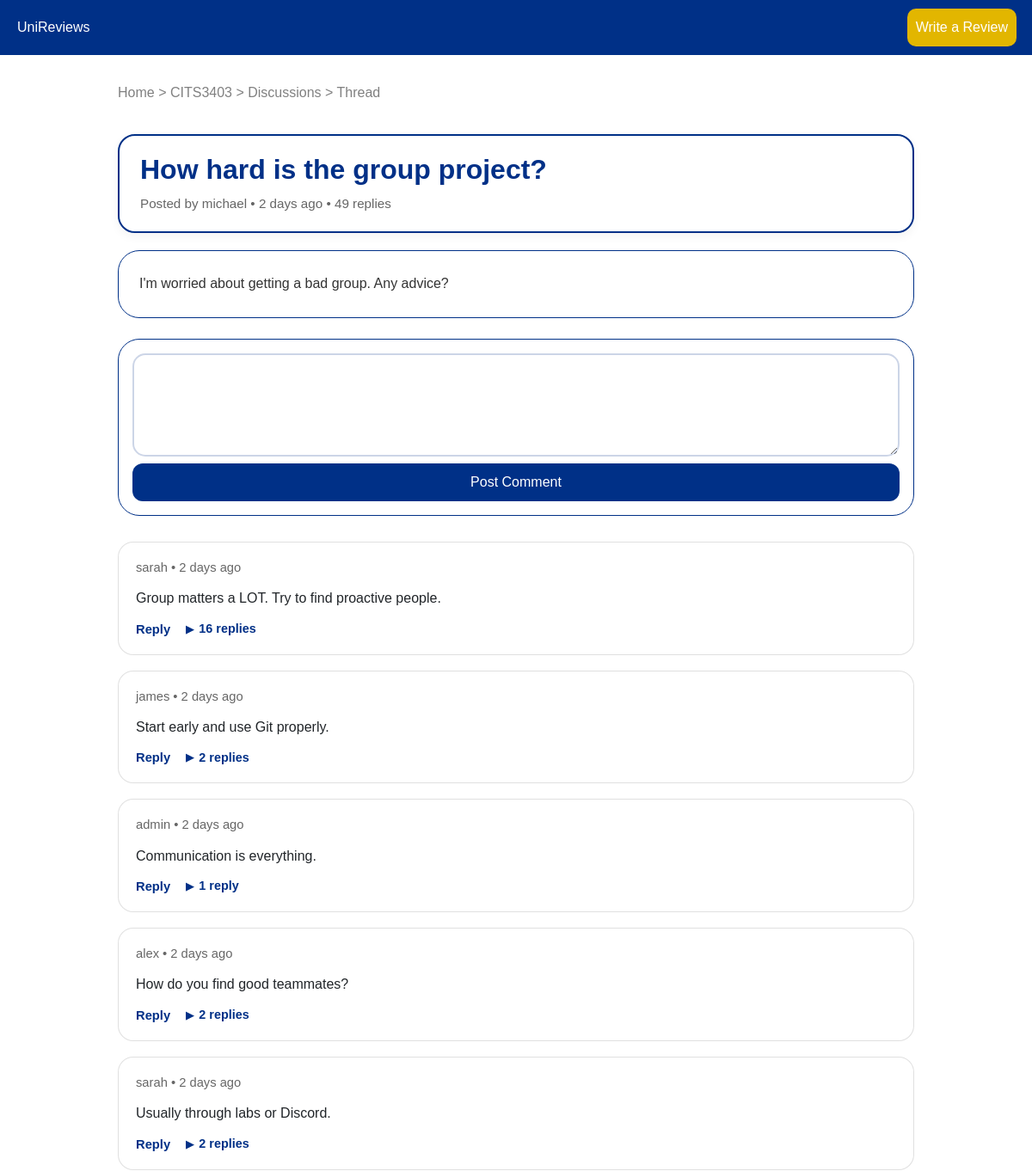
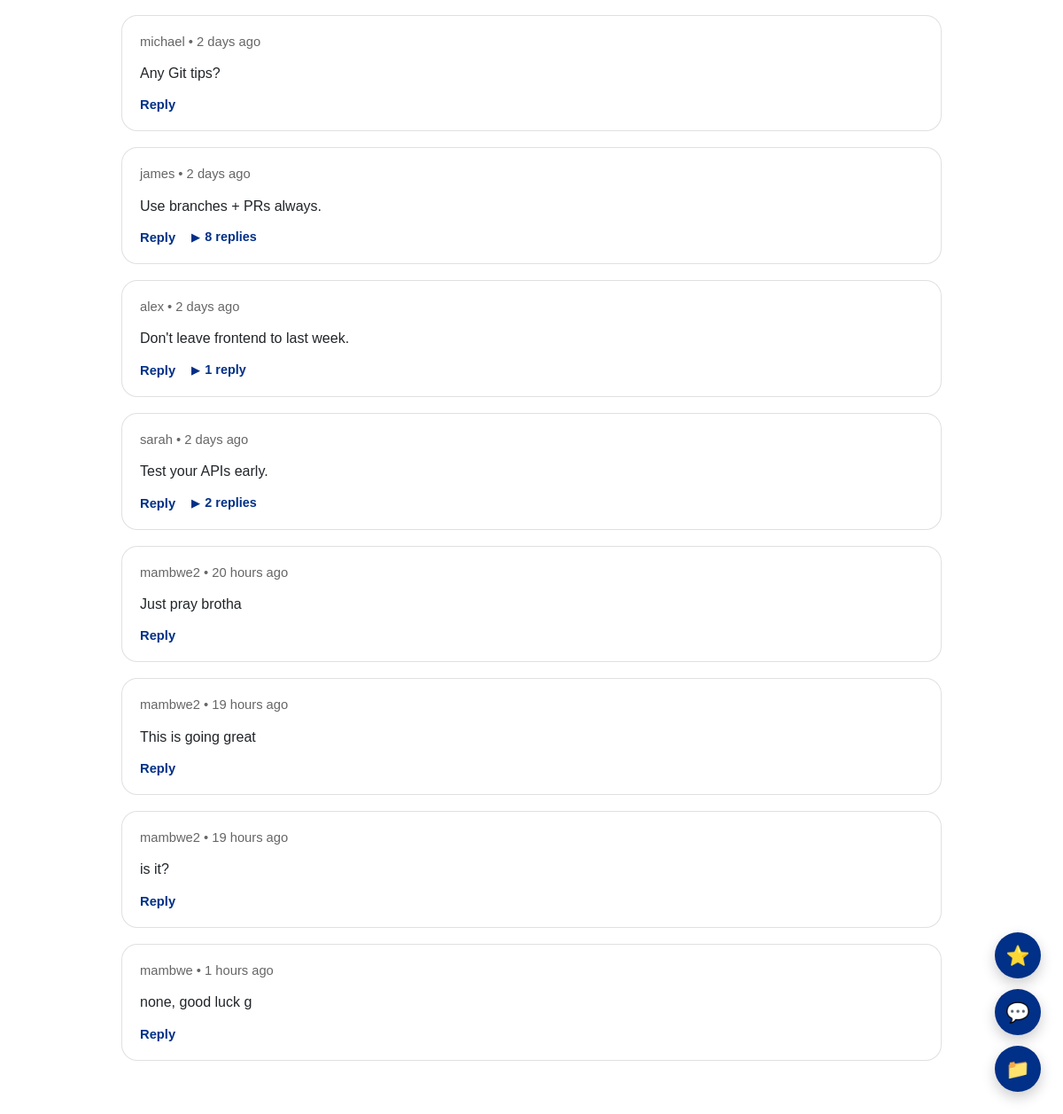
The page /discussion/1 on the database its author committed (2 pictures, top to bottom).
### app/models.py (models this page shows, shortened)
class Unit(db.Model):
    __tablename__ = "units"
    code = db.Column(
        db.String(16),
        primary_key=True
    )
    name = db.Column(
        db.String(255),
        nullable=False
    )
    level = db.Column(
        db.Integer,
        nullable=False
    )
    handbook_link = db.Column(db.String(500))
    tags = db.Column(db.JSON, default=list)
    prerequisites = db.Column(db.JSON, default=list)
    tips = db.Column(db.Text)
    reviews = db.relationship(
        "Review",
        back_populates="unit",
        cascade="all, delete-orphan"
    )
    discussions = db.relationship(
        "Discussion",
        back_populates="unit",
        cascade="all, delete-orphan"
    )
    projects = db.relationship(
        "Project",
        back_populates="unit",
        cascade="all, delete-orphan"
    )

class Discussion(db.Model):
    __tablename__ = "discussions"
    discussion_id = db.Column(
        db.Integer,
        primary_key=True
    )
    unit_code = db.Column(
        db.String(16),
        db.ForeignKey("units.code"),
        nullable=False
    )
    author_id = db.Column(
        db.Integer,
        db.ForeignKey("users.user_id"),
        nullable=False
    )
    title = db.Column(
        db.String(255),
        nullable=False
    )
    body = db.Column(
        db.Text,
        nullable=False
    )
    created_at = db.Column(
        db.DateTime,
        default=lambda: datetime.now(timezone.utc)
    )
    upvotes = db.Column(db.Integer, default=0)
    downvotes = db.Column(db.Integer, default=0)
    voters = db.Column(db.JSON, default=list)
    unit = db.relationship(
        "Unit",
        back_populates="discussions"
    )
    author = db.relationship(
        "User",
        back_populates="discussions"
    )
    comments = db.relationship(
        "Comment",
        back_populates="discussion",
        cascade="all, delete-orphan"
    )
    @property
    def reply_count(self):
        return len(self.comments)

class User(db.Model):
    __tablename__ = "users"
    user_id = db.Column(db.Integer, primary_key=True)
    username = db.Column(
        db.String(20),
        unique=True,
        nullable=False
    )
    email = db.Column(
        db.String(120),
        unique=True,
        nullable=False
    )
    password_hash = db.Column(
        db.String(256),
        nullable=False
    )
    role = db.Column(
        db.Enum(UserRole),
        default=UserRole.STUDENT,
        nullable=False
    )
    recently_viewed_units = db.Column(db.JSON, default=list)
    recently_viewed_discussions = db.Column(db.JSON, default=list)
    recently_viewed_projects = db.Column(db.JSON, default=list)
    study_plan = db.Column(db.JSON, default=list)
    bookmarks = db.Column(db.JSON, default=list)
    reviews = db.relationship(
        "Review",
        back_populates="author",
        cascade="all, delete-orphan"
    )
    discussions = db.relationship(
        "Discussion",
        back_populates="author",
        cascade="all, delete-orphan"
    )
    comments = db.relationship(
        "Comment",
        back_populates="author",
        cascade="all, delete-orphan"
    )
    projects = db.relationship(
        "Project",
        back_populates="author",
        cascade="all, delete-orphan"
    )

class Comment(db.Model):
    __tablename__ = "comments"
    comment_id = db.Column(
        db.Integer,
        primary_key=True
    )
    discussion_id = db.Column(
        db.Integer,
        db.ForeignKey("discussions.discussion_id"),
        nullable=False
    )
    comment_author_id = db.Column(
        db.Integer,
        db.ForeignKey("users.user_id"),
        nullable=False
    )
    content = db.Column(
        db.Text,
        nullable=False
    )
    created_at = db.Column(
        db.DateTime,
        default=lambda: datetime.now(timezone.utc)
    )
    parent_comment_id = db.Column(
        db.Integer,
        db.ForeignKey("comments.comment_id"),
        nullable=True
    )
    upvotes = db.Column(db.Integer, default=0)
    downvotes = db.Column(db.Integer, default=0)
    discussion = db.relationship(
        "Discussion",
        back_populates="comments"
    )
    author = db.relationship(
        "User",
        back_populates="comments"
    )
    replies = db.relationship(
        "Comment",
        backref=db.backref(
            "parent",
            remote_side=[comment_id]
        ),
        cascade="all, delete-orphan"
    )

### app/routes.py (the view)
@main.route("/discussion/<int:discussion_id>")
def discussion_thread(discussion_id):
    discussion = Discussion.query.get_or_404(
        discussion_id
    )
    comments_tree = build_comment_tree(
        discussion.comments
    )
    return render_template(
        "discussion_thread.html",
        discussion=discussion,
        unit=discussion.unit,
        comments=comments_tree,
        current_user_id=get_current_user()
    )

### app/routes.py (called while the page is built)
@main.context_processor
def inject_globals():
    return dict(
        current_user_id=get_current_user(),
        current_user=get_current_user_obj()
    )

def get_current_user():
    return session.get("user_id")

def get_current_user_obj():
    user_id = get_current_user()
    if not user_id:
        return None
    return User.query.get(get_current_user())

def build_comment_tree(comments):
    comment_map = {}
    for comment in comments:
        comment.replies_cache = []
        comment_map[comment.comment_id] = comment
    root_comments = []
    for comment in comments:
        if comment.parent_comment_id is None:
            root_comments.append(comment)
        else:
            parent = comment_map.get(
                comment.parent_comment_id
            )
            if (
                parent and
                parent.comment_id != comment.comment_id
            ):
                parent.replies_cache.append(comment)
    return root_comments

### app/templates/discussion_thread.html (shortened to what this page needs)
{% extends "base.html" %}
{% block styles %}
<link href="{{ url_for('static', filename='css/discussion_thread_styles.css') }}" rel="stylesheet">
{% endblock %}
{% block content %}
<div id="thread-root"
     data-discussion-id="{{ discussion.discussion_id }}"
     data-current-user="{{ current_user_id }}"
     class="container mt-5 pt-5 thread-container">
    <div class="breadcrumb">
        <p>
            <a href="{{ url_for('main.index') }}">Home</a> >
            <a href="{{ url_for('main.unit_page', code=unit.code) }}">
                {{ unit.code }}
            </a> >
            <a href="{{ url_for('main.unit_discussions', unit_code=unit.code) }}">
                Discussions
            </a> > Thread
        </p>
    </div>
    <div class="thread-sticky">
        <div class="thread-sticky-inner">
            <h2>{{ discussion.title }}</h2>
            <p class="sticky-meta"> Posted by
                {% if discussion.author_id == current_user_id %}
                    You
                {% else %}
                    {{ discussion.author.username }}
                {% endif %}
                •
                <time
                    class="relative-time"
                    datetime="{{ discussion.created_at.isoformat() }}Z">
                </time>
                •
                <span class="thread-reply-count">
                {{ discussion.reply_count }}
                </span> replies
            </p>
        </div>
    </div>
    <div class="card thread-card p-4 mb-4">
        <p class="thread-body">
            {{ discussion.body }}
        </p>
    </div>
    <div class="card p-3 mt-4">
        <textarea
            id="new-comment"
            class="form-control mb-2"
            placeholder="Chip in and share your thoughts...">
        </textarea>
        <button
            id="post-comment-btn"
            class="btn btn-primary">
            Post Comment
        </button>
    </div>
    <div class="comments-section">
        {% for comment in comments %}
            {% include "partials/comment.html" %}
        {% endfor %}
    </div>
</div>
{% endblock %}

### app/templates/partials/comment.html (shortened to what this page needs)
<div class="comment" data-comment-id="{{ comment.comment_id }}">
    <div class="comment-content">
        <p class="meta">
            {% if comment.comment_author_id == current_user_id %}
                You
            {% else %}
                {{ comment.author.username }}
            {% endif %} •
            <time class="relative-time" datetime="{{ comment.created_at.isoformat() }}Z"></time>
        </p>
        <p>{{ comment.content }}</p>
        <div class="comment-actions">
            <button class="reply-btn">
                Reply
            </button>
            {% if comment.replies %}
                <button class="toggle-replies-btn">
                    <span class="reply-arrow">▶</span>
                    <span class="reply-count">
                    {{ comment.replies|length }}
                    {% if comment.replies|length == 1 %}
                        reply
                    {% else %}
                        replies
                    {% endif %}
                    </span>
                </button>
            {% endif %}
        </div>
    </div>
</div>

### app/static/css/discussion_thread_styles.css (style rules this page uses)
body { background-color: white; font-family: Arial, Helvetica, sans-serif; }
.thread-container { max-width: 950px; padding-top: 100px; padding-bottom: 60px; }
.breadcrumb { margin-bottom: 20px; }
.breadcrumb a, .breadcrumb p { text-decoration: none; color: grey; }
.thread-sticky { position: sticky; top: 78px; z-index: 1000; margin-bottom: 20px; }
.thread-sticky-inner { background-color: white; border: 2px solid rgba(0,48,135); border-radius: 20px; padding: 20px 24px; box-shadow: 0 4px 12px rgba(0,0,0,0.05); }
.thread-sticky h2 { margin: 0 0 10px 0; color: rgb(0,48,135); font-weight: bold; }
.sticky-meta { margin: 0; color: #666; font-size: 0.95rem; }
.thread-card { border-radius: 25px; border: 2px solid rgba(0,48,135); overflow: hidden; transition: 0.2s; background-color: white; }
.thread-body { font-size: 1rem; line-height: 1.8; color: #333; margin: 0; }
.card { border-radius: 25px; border: 1px solid rgba(0,48,135); overflow: hidden; transition: 0.2s; background-color: white; }
textarea.form-control { border-radius: 15px; border: 2px solid rgba(0,48,135,0.2); min-height: 120px; resize: vertical; }
.btn-primary { background-color: rgb(0,48,135); border: none; border-radius: 12px; padding: 10px 20px; transition: 0.2s; }
.comments-section { margin-top: 30px; }
.comment { margin-top: 18px; }
.comment-content { background-color: white; padding: 18px 20px; border-radius: 18px; border: 1px solid rgba(0,0,0,0.12); transition: 0.18s ease-in-out; }
.meta { color: #666; font-size: 0.92rem; margin-bottom: 12px; }
.comment-content p:last-of-type { margin-bottom: 12px; line-height: 1.6; }
.comment-actions { display: flex; align-items: center; gap: 18px; margin-top: 10px; }
.toggle-replies-btn { background: none; border: none; padding: 0; color: rgb(0,48,135); font-size: 0.9rem; font-weight: bold; cursor: pointer; display: flex; align-items: center; gap: 6px; }
.reply-arrow { font-size: 0.75rem; transition: transform 0.2s ease; }
.toggle-replies-btn .reply-arrow { transition: transform 0.2s ease; }
.reply-btn { background: none; border: none; color: rgb(0,48,135); cursor: pointer; font-size: 0.92rem; font-weight: bold; padding: 0; }

### rows shown on the page
Unit: code "CITS3403"
Discussion: title "How hard is the group project?", body "I'm worried about getting a bad group. Any advice?"
User: author.username "michael"
Comment: author.username "sarah", content "Group matters a LOT. Try to find proactive people.", replies|length "16"
Comment: author.username "james", content "Start early and use Git properly.", replies|length "2"
Comment: author.username "admin", content "Communication is everything.", replies|length "1", shows "reply"
Comment: author.username "alex", content "How do you find good teammates?", replies|length "2"
Comment: author.username "sarah", content "Usually through labs or Discord.", replies|length "2"
Comment: author.username "michael", content "Any Git tips?"
Comment: author.username "james", content "Use branches + PRs always.", replies|length "8"
Comment: author.username "alex", content "Don't leave frontend to last week.", replies|length "1", shows "reply"
Comment: author.username "sarah", content "Test your APIs early.", replies|length "2"
Comment: author.username "mambwe2", content "Just pray brotha"
Comment: author.username "mambwe2", content "This is going great"
Comment: author.username "mambwe2", content "is it?"
Comment: author.username "mambwe", content "none, good luck g"

### other values the page prints
{{ discussion.reply_count }} "49"
